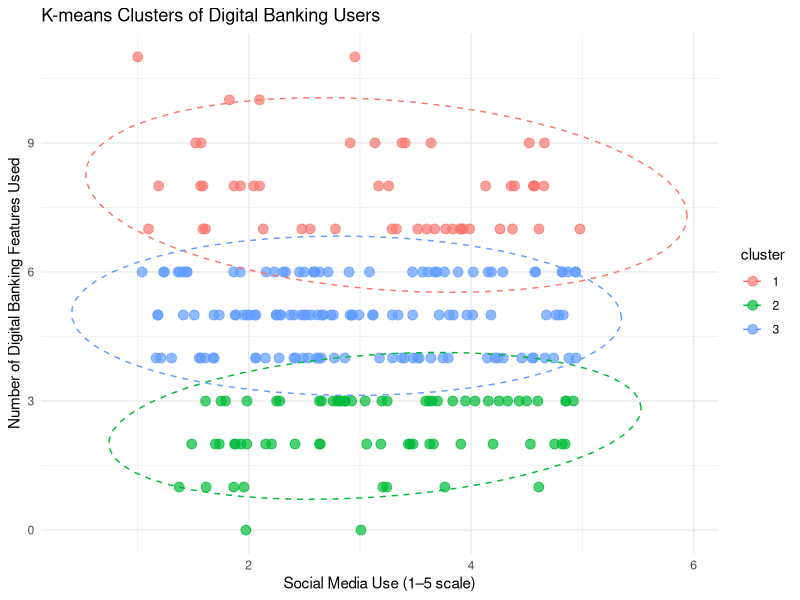

Recreate this plot in R.
## ---- chunk 1
#| label: fig-pca-plot
#| fig-cap: "Distribution of K-means clusters of digital banking users based on social media marketing engagement"
#| fig-align: center
#| out.width: "80%"
#| echo: false
#| message: false
#| warning: false
# Load libraries
library(ggplot2)
library(dplyr)

# Create simulated dataset
set.seed(123)
n <- 250
data <- data.frame(
  social_media_use = runif(n, 1, 5),
  ad_engagement = runif(n, 1, 5),
  trust = runif(n, 1, 5),
  features_used = rpois(n, 5)
)

# Run K-means clustering (3 clusters)
kmeans_result <- kmeans(data[, c("social_media_use", "features_used")], centers = 3, nstart = 25)
data$cluster <- as.factor(kmeans_result$cluster)

# Plot clusters
ggplot(data, aes(x = social_media_use, y = features_used, colour = cluster)) +
  geom_point(size = 3, alpha = 0.7) +
  stat_ellipse(level = 0.95, linetype = "dashed") +
  labs(
    title = "K-means Clusters of Digital Banking Users",
    x = "Social Media Use (1–5 scale)",
    y = "Number of Digital Banking Features Used"
  ) +
  theme_minimal()

